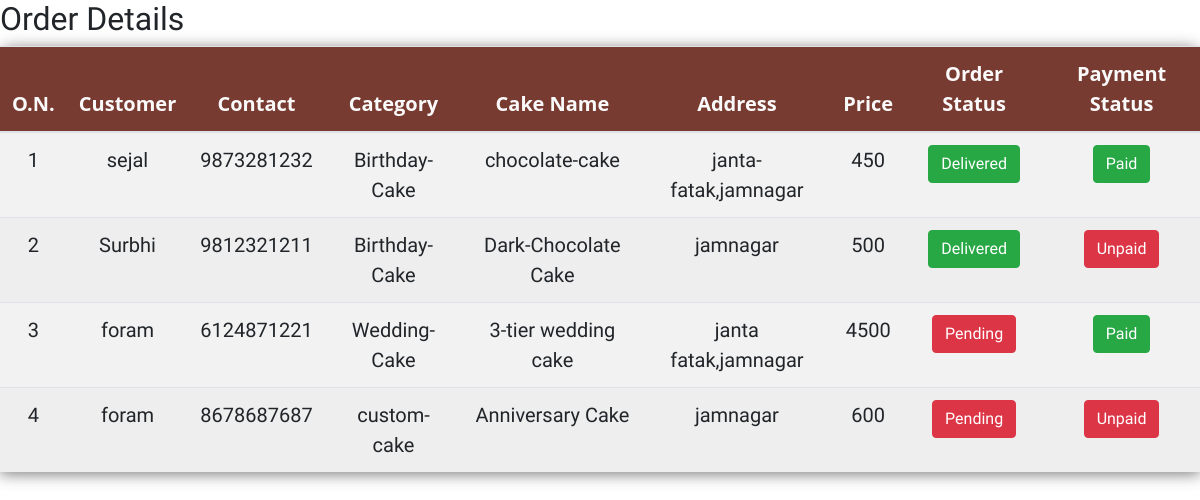
Page /admin-side/adminView/viewAllOrders.php on the committed database.
### tables this page shows
CREATE TABLE `orders` (
  `order_id` int(11) NOT NULL,
  `user_id` int(11) NOT NULL,
  `name` varchar(255) NOT NULL,
  `email` varchar(200) NOT NULL,
  `contact` decimal(10,0) NOT NULL,
  `category` varchar(255) NOT NULL,
  `cake` varchar(255) NOT NULL,
  `address` varchar(255) NOT NULL,
  `Price` int(255) NOT NULL,
  `pay_status` int(11) NOT NULL,
  `order_status` int(11) NOT NULL DEFAULT 0,
  `order_date` date NOT NULL DEFAULT current_timestamp()
);

CREATE TABLE `category` (
  `category_id` int(11) NOT NULL,
  `category_name` varchar(255) NOT NULL
);

CREATE TABLE `product` (
  `product_id` int(11) NOT NULL,
  `product_name` varchar(255) NOT NULL,
  `product_image` varchar(255) NOT NULL,
  `price` int(255) NOT NULL,
  `category_id` int(11) NOT NULL,
  `uploaded_date` date NOT NULL DEFAULT current_timestamp()
);

### admin-side/adminView/viewAllOrders.php (the view, shortened to what this page needs)
<?php
include_once "../config/dbconnect.php";
?>
<!DOCTYPE html>
<html lang="en">
<head>
  <link rel="stylesheet" href="https://cdn.jsdelivr.net/npm/bootstrap@4.0.0/dist/css/bootstrap.min.css">
  <link rel="stylesheet" href="https://cdnjs.cloudflare.com/ajax/libs/font-awesome/4.7.0/css/font-awesome.min.css">
  <link rel="stylesheet" href="./css/style.css">
</head>
<body>
  <div id="ordersBtn">
    <h2>Order Details</h2>
    <table class="table table-striped">
      <thead>
        <tr>
          <th>O.N.</th>
          <th>Customer</th>
          <th>Contact</th>
          <th>Category</th>
          <th>Cake Name</th>
          <th>Address</th>
          <th>Price</th>
          <th>Order Status</th>
          <th>Payment Status</th>
        </tr>
      </thead>
      <?php
      $sql = "SELECT orders.order_status,orders.pay_status,orders.order_id,orders.name,orders.address,orders.contact,orders.Price,category.category_name,product.product_name from orders
      INNER JOIN category
      INNER JOIN product
      WHERE orders.category = category.category_id AND orders.cake = product.product_id";
      $result = $conn->query($sql);
      if ($result->num_rows > 0) {
        while ($row = $result->fetch_assoc()) {
      ?>
          <tr>
            <td><?= $row["order_id"] ?></td>
            <td><?= $row["name"] ?></td>
            <td><?= $row["contact"] ?></td>
            <td><?= $row["category_name"] ?></td>
            <td><?= $row["product_name"] ?></td>
            <td><?= $row["address"] ?></td>
            <td><?= $row["Price"] ?></td>
            <?php
            if ($row["order_status"] == 0) {
            ?>
              <td><button class="btn btn-danger" onclick="ChangeOrderStatus('<?= $row['order_id'] ?>')">Pending </button></td>
            <?php
            } else {
            ?>
              <td><button class="btn btn-success" onclick="ChangeOrderStatus('<?= $row['order_id'] ?>')">Delivered</button></td>
            <?php
            }
            if ($row["pay_status"] == 0) {
            ?>
              <td><button class="btn btn-danger" onclick="ChangePay('<?= $row['order_id'] ?>')">Unpaid</button></td>
            <?php
            } else if ($row["pay_status"] == 1) {
            ?>
              <td><button class="btn btn-success" onclick="ChangePay('<?= $row['order_id'] ?>')">Paid </button></td>
            <?php
            }
            ?>
          </tr>
      <?php
        }
      }
      ?>
    </table>
  </div>
</body>
</html>

### admin-side/css/style.css (style rules this page uses)
* { margin: 0; padding: 0; font-family: 'Work Sans', sans-serif; }
table { width: 100%; border-collapse: collapse; border-spacing: 0; box-shadow: 0 2px 15px rgba(64, 64, 64, .7); border-radius: 12px 12px 0 0; margin-bottom: 50px; }
td, th { padding: 20px 26px; text-align: center; }
th { margin-top: 100px; font-size: 20px; background-color: #783b31; color: #fafafa; font-family: 'Open Sans', Sans-serif; font-weight: bold; }
tr { font-size: 20px; width: 100%; background-color: #fafafa; font-family: 'Montserrat', sans-serif; }
tr:nth-child(even) { background-color: #eeeeee; }

### rows in the picture
orders: order_id "1", name "sejal", contact "9873281232", category.category_name "Birthday-Cake", product.product_name "chocolate-cake", address "janta-fatak,jamnagar", Price "450"
orders: order_id "2", name "Surbhi", contact "9812321211", category.category_name "Birthday-Cake", product.product_name "Dark-Chocolate Cake", address "jamnagar", Price "500"
orders: order_id "3", name "foram", contact "6124871221", category.category_name "Wedding-Cake", product.product_name "3-tier wedding cake", address "janta fatak,jamnagar", Price "4500"
orders: order_id "4", name "foram", contact "8678687687", category.category_name "custom-cake", product.product_name "Anniversary Cake", address "jamnagar", Price "600"
